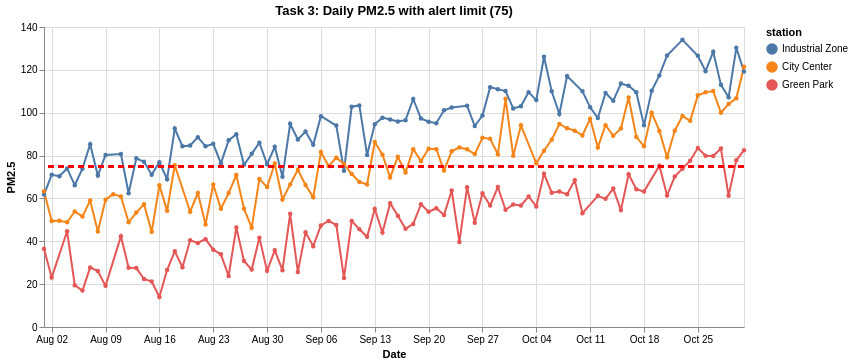

Specify this chart in Vega-Lite:
### Vega-Lite specification from a JSON file in a GitHub repository (floating-point values rounded to 4 significant figures; data arrays with more than 128 entries replaced by an {"elided": "..."} marker saying what was removed)
{"$schema": "https://vega.github.io/schema/vega-lite/v6.json", "title": "Task 3: Daily PM2.5 with alert limit (75)", "data": {"values": {"elided": "276 records"}}, "transform": [{"filter": "isValid(datum.pm25)"}], "width": 700, "height": 300, "layer": [{"mark": {"type": "line", "point": {"size": 20}}, "encoding": {"x": {"field": "date", "type": "temporal", "title": "Date"}, "y": {"field": "pm25", "type": "quantitative", "title": "PM2.5"}, "color": {"field": "station", "type": "nominal", "scale": {"domain": ["Industrial Zone", "City Center", "Green Park"]}}, "tooltip": [{"field": "date", "type": "temporal", "title": "Date"}, {"field": "station", "type": "nominal"}, {"field": "pm25", "type": "quantitative", "title": "PM2.5"}]}}, {"mark": {"type": "rule", "strokeDash": [6, 4], "color": "red", "strokeWidth": 2}, "encoding": {"y": {"datum": 75, "type": "quantitative"}, "tooltip": {"value": "Alert limit: 75"}}}]}
